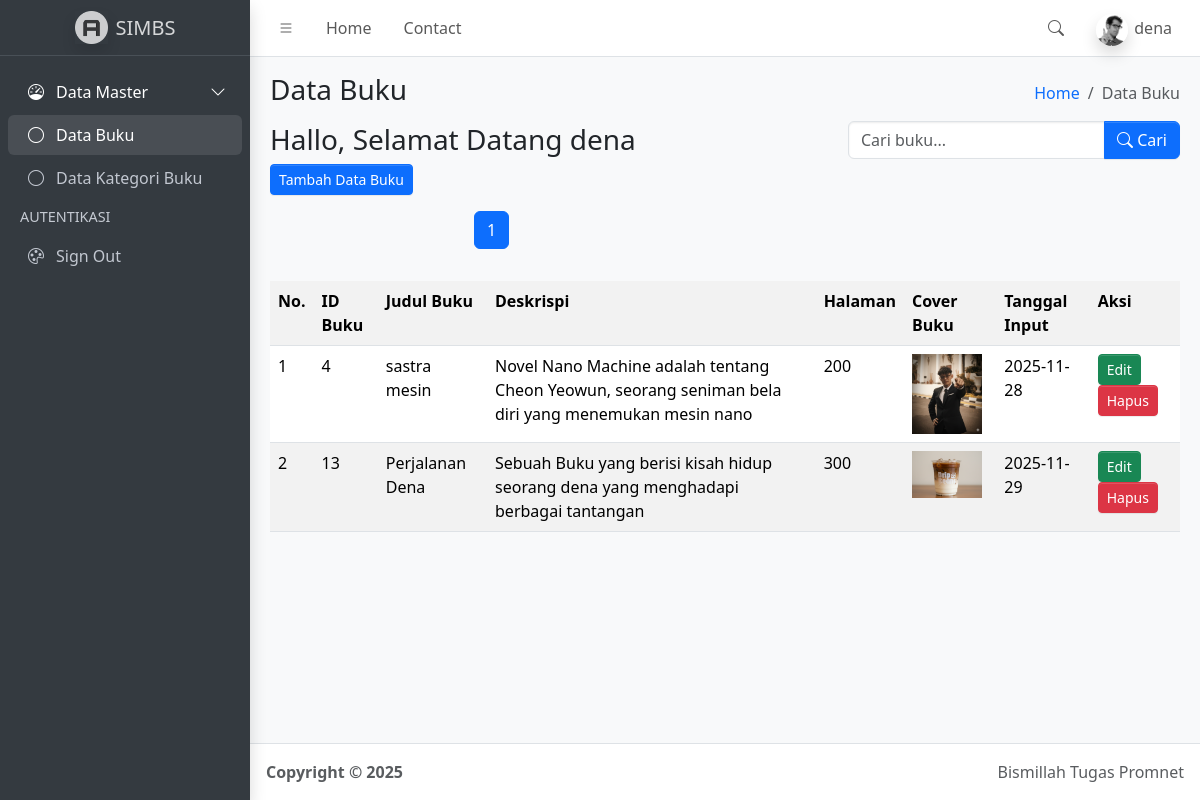
/index.php (signed in), run on the app's committed database.
### tables this page shows
CREATE TABLE `buku` (
  `id` int(50) NOT NULL,
  `judul` varchar(100) NOT NULL,
  `deskripsi` varchar(100) NOT NULL,
  `halaman` varchar(100) NOT NULL,
  `gambar` varchar(50) NOT NULL,
  `tanggal_input` date NOT NULL DEFAULT current_timestamp()
);

### function.php (called while the page is built, shortened)
<?php
$conn = mysqli_connect("localhost", "root", "", "SIMBS");
function query($query)
{
    global $conn;
    $result = mysqli_query($conn, $query);
    $rows = [];
    while ($row = mysqli_fetch_assoc($result)) {
        $rows[] = $row;
    }
    return $rows;
}
?>

### index.php (the view, shortened to what this page needs)
<?php
require("function.php");
$jumlahDataPerHalaman = 5;
$halamanAktif = (isset($_GET["halaman"])) ? $_GET["halaman"] : 1;
$awalData = ($jumlahDataPerHalaman * $halamanAktif) - $jumlahDataPerHalaman;
if (isset($_GET['keyword']) && !empty($_GET['keyword'])) {
  $keyword = $_GET['keyword'];
  $queryStr = "SELECT * FROM buku
                     WHERE
                     (judul LIKE '%$keyword%' OR
                     tanggal_input LIKE '%$keyword%')
                     ORDER BY tanggal_input DESC";
  $buku_all = query($queryStr);
  $jumlahData = count($buku_all);
  $buku = query($queryStr . " LIMIT $awalData, $jumlahDataPerHalaman");
} else {
  $jumlahData = count(query("SELECT * FROM buku"));
  $buku = query("SELECT * FROM buku LIMIT $awalData, $jumlahDataPerHalaman");
}
$jumlahHalaman = ceil($jumlahData / $jumlahDataPerHalaman);
?>
<!doctype html>
<html lang="en">
<head>
  <link rel="stylesheet" href="https://cdn.jsdelivr.net/npm/@fontsource/source-sans-3@5.0.12/index.css"
 media="print"
    onload="this.media='all'" />
  <link rel="stylesheet" href="https://cdn.jsdelivr.net/npm/overlayscrollbars@2.11.0/styles/overlayscrollbars.min.css"
 />
  <link rel="stylesheet" href="https://cdn.jsdelivr.net/npm/bootstrap-icons@1.13.1/font/bootstrap-icons.min.css"
 />
  <link rel="stylesheet" href="dist/css/adminlte.min.css" />
  <link rel="stylesheet" href="https://cdn.jsdelivr.net/npm/apexcharts@3.37.1/dist/apexcharts.css"
 />
  <link rel="stylesheet" href="https://cdn.jsdelivr.net/npm/jsvectormap@1.5.3/dist/css/jsvectormap.min.css"
 />
</head>
<body class="layout-fixed sidebar-expand-lg bg-body-tertiary">
  <div class="app-wrapper">
    <nav class="app-header navbar navbar-expand bg-body">
      <div class="container-fluid">
        <ul class="navbar-nav">
          <li class="nav-item">
            <a class="nav-link" data-lte-toggle="sidebar" href="#" role="button">
              <i class="bi bi-list"></i>
            </a>
          </li>
          <li class="nav-item d-none d-md-block">
            <a href="#" class="nav-link">Home</a>
          </li>
          <li class="nav-item d-none d-md-block">
            <a href="#" class="nav-link">Contact</a>
          </li>
        </ul>
        <ul class="navbar-nav ms-auto">
          <li class="nav-item">
            <a class="nav-link" data-widget="navbar-search" href="#" role="button">
              <i class="bi bi-search"></i>
            </a>
          </li>
          <li class="nav-item dropdown user-menu">
            <a href="#" class="nav-link dropdown-toggle" data-bs-toggle="dropdown">
              <img src="dist/assets/img/user2-160x160.jpg" class="user-image rounded-circle shadow" alt="User Image" />
              <span class="d-none d-md-inline"><?= $_SESSION['username']; ?>
              </span>
            </a>
          </li>
        </ul>
      </div>
    </nav>
    <aside class="app-sidebar bg-body-secondary shadow" data-bs-theme="dark">
      <div class="sidebar-brand">
        <a href="index.php" class="brand-link">
          <img src="dist/assets/img/AdminLTELogo.png" alt="AdminLTE Logo" class="brand-image opacity-75 shadow" />
          <span class="brand-text fw-light"> SIMBS</span>
        </a>
      </div>
      <div class="sidebar-wrapper">
        <nav class="mt-2">
          <ul class="nav sidebar-menu flex-column" data-lte-toggle="treeview" role="navigation"
            aria-label="Main navigation" data-accordion="false" id="navigation">
            <li class="nav-item menu-open">
              <a href="#" class="nav-link active">
                <i class="nav-icon bi bi-speedometer"></i>
                <p>
                  Data Master
                </p>
              </a>
              <ul class="nav nav-treeview">
                <li class="nav-item">
                  <a href="index.php" class="nav-link active">
                    <i class="nav-icon bi bi-circle"></i>
                    <p>Data Buku </p>
                  </a>
                </li>
                <li class="nav-item">
                  <a href="kategori.php" class="nav-link">
                    <i class="nav-icon bi bi-circle"></i>
                    <p>Data Kategori Buku</p>
                  </a>
                </li>
              </ul>
            </li>
            <li class="nav-header">AUTENTIKASI</li>
            <li class="nav-item">
              <a href="logout.php" class="nav-link">
                <i class="nav-icon bi bi-palette"></i>
                <p>Sign Out</p>
              </a>
            </li>
          </ul>
        </nav>
      </div>
    </aside>
    <main class="app-main">
      <div class="app-content-header">
        <div class="container-fluid">
          <div class="row">
            <div class="col-sm-6">
              <h3 class="mb-3">Data Buku </h3>
              <h3>Hallo, Selamat Datang <?= $_SESSION['username']; ?></h3>
              <a href="tambah_data.php">
                <button class="btn-sm btn btn-primary">Tambah Data Buku</button>
              </a>
              <nav aria-label="Page navigation example">
                <nav class="d-flex justify-content-center mt-3">
                  <ul class="pagination">
                    <?php for ($i = 1; $i <= $jumlahHalaman; $i++): ?>
                      <?php if ($i == $halamanAktif): ?>
                        <li class="page-item active">
                          <a class="page-link" href="?halaman=<?= $i; ?>"><?= $i; ?></a>
                        </li>
                      <?php else: ?>
                        <li class="page-item">
                          <a class="page-link" href="?halaman=<?= $i; ?>"><?= $i; ?></a>
                        </li>
                      <?php endif; ?>
                    <?php endfor; ?>
                  </ul>
                </nav>
            </div>
            <div class="col-sm-6 d-flex flex-column align-items-end">
              <ol class="breadcrumb">
                <li class="breadcrumb-item"><a href="#">Home</a></li>
                <li class="breadcrumb-item active" aria-current="page">Data Buku</li>
              </ol>
              <form class="mt-2" method="GET">
                <div class="input-group">
                  <input type="text" class="form-control" name="keyword" placeholder="Cari buku...">
                  <button class="btn btn-primary" type="submit">
                    <i class="bi bi-search"></i> Cari
                  </button>
                </div>
              </form>
            </div>
          </div>
        </div>
      </div>
      <div class="app-content">
        <div class="container-fluid">
          <div class="row">
            <div class="col">
              <table class="table table-striped table-hover">
                <tr>
                  <th>No.</th>
                  <th>ID Buku</th>
                  <th>Judul Buku</th>
                  <th>Deskrispi</th>
                  <th>Halaman</th>
                  <th>Cover Buku</th>
                  <th>Tanggal Input</th>
                  <th>Aksi</th>
                </tr>
                <?php $no = 1 ?>
                <?php foreach ($buku as $data): ?>
                  <tr>
                    <td> <?= $no ?> </td>
                    <td> <?= $data['id'] ?> </td>
                    <td> <?= $data['judul'] ?> </td>
                    <td> <?= $data['deskripsi'] ?> </td>
                    <td> <?= $data['halaman'] ?> </td>
                    <td><img src="img/<?php echo $data['gambar']; ?>" width="70"></td>
                    <td> <?= $data['tanggal_input'] ?> </td>
                    <td>
                      <a href="ubah_data.php?id=<?= $data['id'] ?>" class="btn btn-sm btn-success">Edit</a>
                      <a href="hapus_data.php?id=<?= $data['id'] ?>" class="btn btn-sm btn-danger"
                        onclick="return confirm('Apakah anda yakin ingin menghapus data ini?');">Hapus</a>
                    </td>
                  </tr>
                  <?php $no++; ?>
                <?php endforeach; ?>
              </table>
            </div>
          </div>
        </div>
      </div>
    </main>
    <footer class="app-footer">
      <div class="float-end d-none d-sm-inline">Bismillah Tugas Promnet</div>
      <strong>
        Copyright &copy; 2025&nbsp;
      </strong>
    </footer>
  </div>
</body>
</html>

### data on the page
buku: id "4", judul "sastra mesin", deskripsi "Novel Nano Machine adalah tentang Cheon Yeowun, seorang seniman bela diri yang menemukan mesin nano", halaman "200", gambar (picture), tanggal_input "2025-11-28"
buku: id "13", judul "Perjalanan Dena", deskripsi "Sebuah Buku yang berisi kisah hidup seorang dena yang menghadapi berbagai tantangan", halaman "300", gambar (picture), tanggal_input "2025-11-29"

### other printed values
$_SESSION['username'] "dena"
